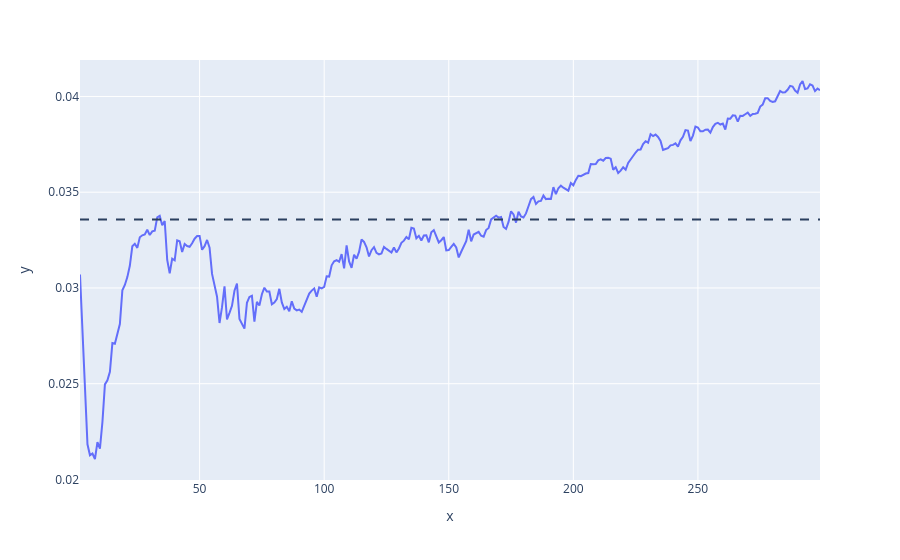

The notebook cell this image was saved under:
### Code cell
print(f"Best n clusters = {best_n_clusters['n']} with a silhouette score of {best_n_clusters['score']}")
fig = px.line(x=range(*k_range), y=silhouettes)

avg = sum(silhouettes) / len(silhouettes)
fig.add_hline(y=avg, line_dash='dash')

### Figure 1 — Plotly figure (JSON) as saved in the notebook; plotly's stock layout.template omitted (floating-point values rounded to 4 significant figures; data arrays with more than 128 entries replaced by an {"elided": "..."} marker saying what was removed)
{"data": [{"hovertemplate": "x=%{x}<br>y=%{y}<extra></extra>", "legendgroup": "", "line": {"color": "#636efa", "dash": "solid"}, "marker": {"symbol": "circle"}, "mode": "lines", "name": "", "orientation": "v", "showlegend": false, "type": "scatter", "x": {"elided": "298 int values"}, "xaxis": "x", "y": {"elided": "298 float values"}, "yaxis": "y"}], "layout": {"legend": {"tracegroupgap": 0}, "margin": {"t": 60}, "shapes": [{"line": {"dash": "dash"}, "type": "line", "x0": 0, "x1": 1, "xref": "x domain", "y0": 0.03358, "y1": 0.03358, "yref": "y"}], "xaxis": {"anchor": "y", "domain": [0, 1], "title": {"text": "x"}}, "yaxis": {"anchor": "x", "domain": [0, 1], "title": {"text": "y"}}}}
